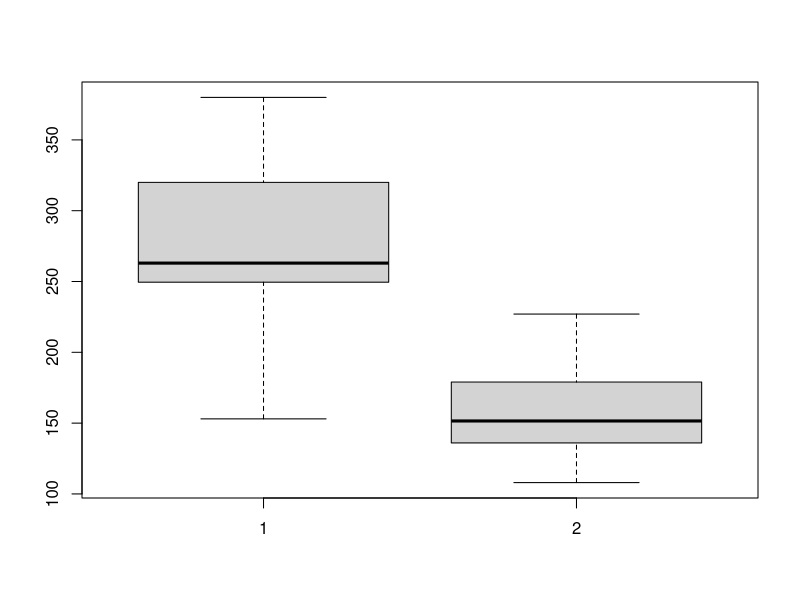
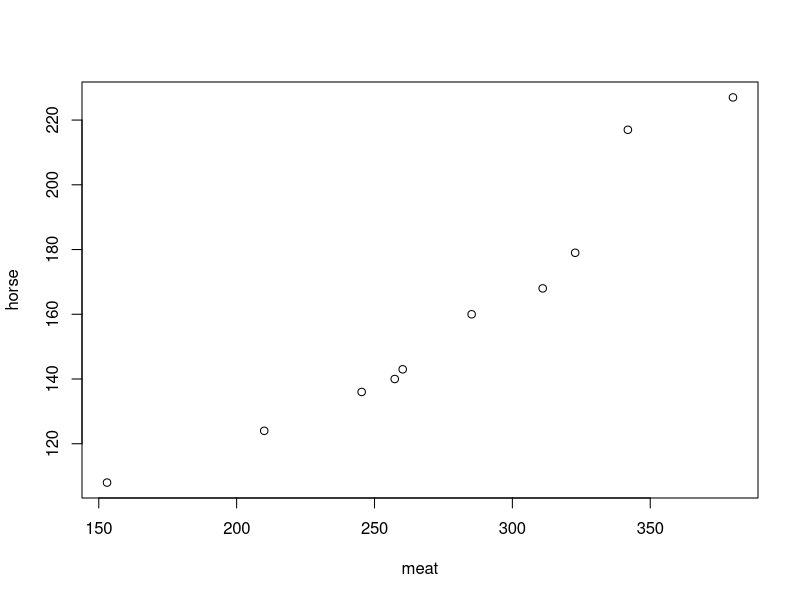

The R source for these figures, in order: (Note: this script raises an error after producing the figures.)
library(datasets)
data("chickwts")
summary(chickwts)
meat = chickwts[chickwts$feed == "meatmeal", 1]
horse = chickwts[chickwts$feed == "horsebean", 1]
boxplot(meat, horse)
qqplot(meat, horse)
qqline(meat, horse)
abline(a = 0, b = 1, col = 2)
qqplot(
  meat,
  horse,
  xlim = c(100, 420),
  xlab = "Meatmeal",
  ylab
  = "Horsebean",
  ylim = c(100, 420),
  pch = 20,
  cex = 2
)
abline(a = 0,
       b = 1,
       lwd = 3,
       col = "red")


plot(
  x = c(meat, horse),
  y = c(rep(0, length(meat)),
        rep(1, length(horse))),
  pch = "*",
  ylim = c(-1, 2),
  xlab = "weights",
  ylab = "",
  cex = 5
  
)
abline(h = 1)
abline(h = 0)
mean.meat = mean(meat)
mean.horse = mean(horse)
sd.meat = sd(meat) / sqrt(length(meat))
sd.horse = sd(horse) / sqrt(length(horse))
T.stat = (mean.meat - mean.horse) / sqrt(sd.meat ^ 2 + sd.horse ^ 2)
T.stat
t.test(meat,horse)


with(chickwts,plot(paired(chickwts$weight,chickwts$feed),
                     type="McNeil"))